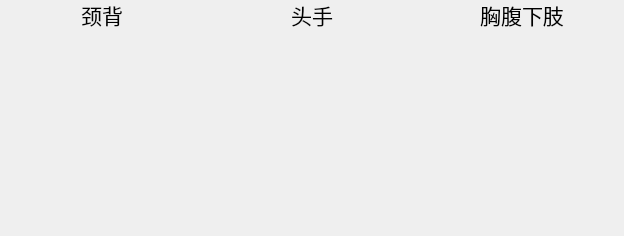
<?xml version="1.0" encoding="UTF-8"?>
<ui version="4.0">
 <class>feiteng_linggui_display</class>
 <widget class="QWidget" name="feiteng_linggui_display">
  <property name="geometry">
   <rect>
    <x>0</x>
    <y>0</y>
    <width>624</width>
    <height>236</height>
   </rect>
  </property>
  <property name="windowTitle">
   <string>Form</string>
  </property>
  <layout class="QHBoxLayout" name="horizontalLayout_2">
   <property name="leftMargin">
    <number>0</number>
   </property>
   <property name="topMargin">
    <number>0</number>
   </property>
   <property name="rightMargin">
    <number>0</number>
   </property>
   <property name="bottomMargin">
    <number>0</number>
   </property>
   <item>
    <layout class="QVBoxLayout" name="verticalLayout">
     <item>
      <widget class="QLabel" name="label">
       <property name="maximumSize">
        <size>
         <width>16777215</width>
         <height>30</height>
        </size>
       </property>
       <property name="font">
        <font>
         <pointsize>16</pointsize>
        </font>
       </property>
       <property name="text">
        <string>颈背</string>
       </property>
       <property name="alignment">
        <set>Qt::AlignmentFlag::AlignCenter</set>
       </property>
      </widget>
     </item>
     <item>
      <widget class="QStackedWidget" name="stackedWidget">
       <widget class="QWidget" name="stackedWidgetPage1"/>
      </widget>
     </item>
    </layout>
   </item>
   <item>
    <layout class="QVBoxLayout" name="verticalLayout_2">
     <item>
      <widget class="QLabel" name="label_2">
       <property name="maximumSize">
        <size>
         <width>16777215</width>
         <height>30</height>
        </size>
       </property>
       <property name="font">
        <font>
         <pointsize>16</pointsize>
        </font>
       </property>
       <property name="text">
        <string>头手</string>
       </property>
       <property name="alignment">
        <set>Qt::AlignmentFlag::AlignCenter</set>
       </property>
      </widget>
     </item>
     <item>
      <widget class="QStackedWidget" name="stackedWidget_2">
       <widget class="QWidget" name="stackedWidget_2Page1"/>
      </widget>
     </item>
    </layout>
   </item>
   <item>
    <layout class="QVBoxLayout" name="verticalLayout_3">
     <item>
      <widget class="QLabel" name="label_3">
       <property name="maximumSize">
        <size>
         <width>16777215</width>
         <height>30</height>
        </size>
       </property>
       <property name="font">
        <font>
         <pointsize>16</pointsize>
        </font>
       </property>
       <property name="text">
        <string>胸腹下肢</string>
       </property>
       <property name="alignment">
        <set>Qt::AlignmentFlag::AlignCenter</set>
       </property>
      </widget>
     </item>
     <item>
      <widget class="QStackedWidget" name="stackedWidget_3">
       <widget class="QWidget" name="stackedWidget_3Page1"/>
      </widget>
     </item>
    </layout>
   </item>
  </layout>
 </widget>
 <resources/>
 <connections/>
</ui>
